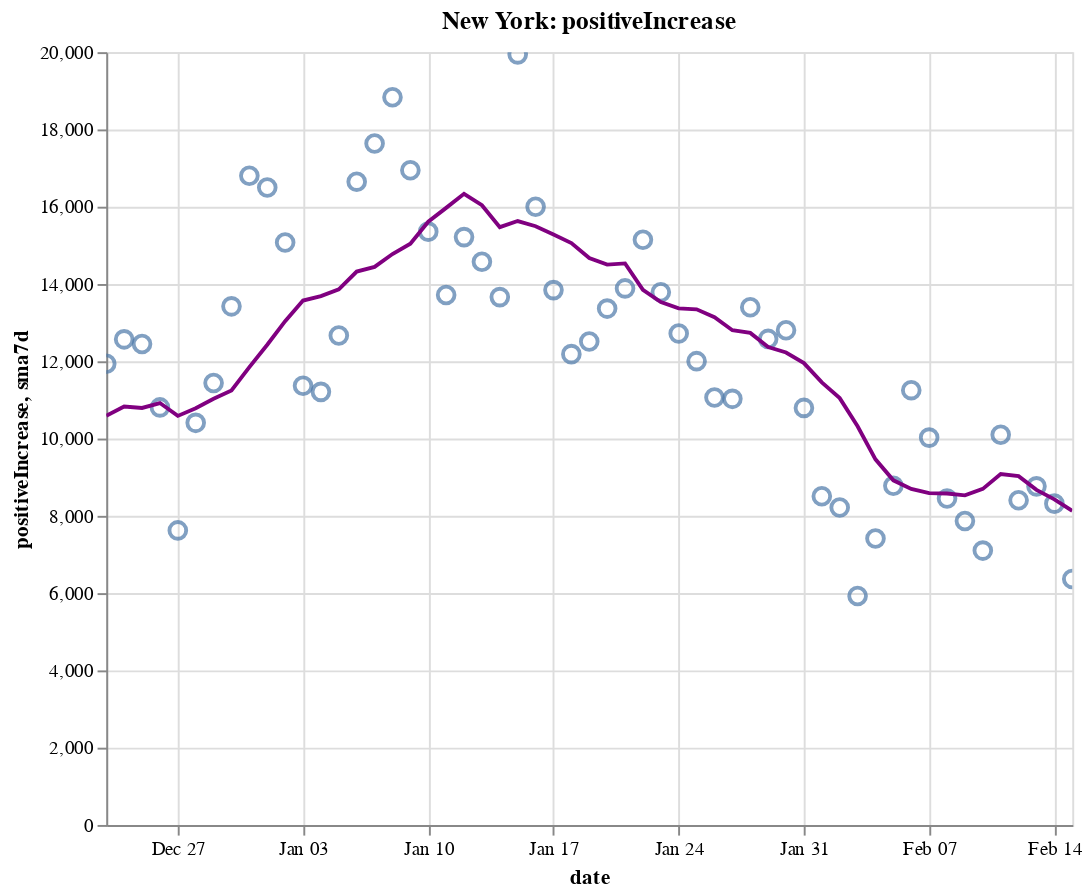

Notebook source saved alongside this figure:
### Code cell
create_plot(ny, 'positiveIncrease')

### Figure 1 — Vega-Lite specification as saved in the notebook (floating-point values rounded to 4 significant figures)
{"config": {"view": {"continuousWidth": 400, "continuousHeight": 300}}, "layer": [{"layer": [{"mark": {"type": "point", "size": 75}, "encoding": {"tooltip": [{"type": "temporal", "field": "date"}, {"type": "quantitative", "field": "positiveIncrease"}, {"type": "quantitative", "field": "sma7d"}], "x": {"type": "temporal", "field": "date"}, "y": {"type": "quantitative", "field": "positiveIncrease"}}, "selection": {"selector008": {"type": "interval", "bind": "scales", "encodings": ["x", "y"]}}}, {"mark": {"type": "line", "color": "purple"}, "encoding": {"x": {"type": "temporal", "field": "date"}, "y": {"type": "quantitative", "field": "sma7d"}}}]}, {"mark": {"type": "rule", "color": "#aaa"}, "encoding": {"x": {"type": "temporal", "field": "date"}}, "transform": [{"filter": {"selection": "selector007"}}]}, {"mark": "circle", "encoding": {"opacity": {"condition": {"value": 1, "selection": "selector007"}, "value": 0}, "tooltip": [{"type": "temporal", "field": "date"}, {"type": "quantitative", "field": "positiveIncrease"}, {"type": "quantitative", "field": "sma7d"}], "x": {"type": "temporal", "field": "date"}, "y": {"type": "quantitative", "field": "positiveIncrease"}}, "selection": {"selector007": {"type": "single", "encodings": ["x"], "on": "mouseover", "nearest": true, "empty": "none"}}}, {"mark": {"type": "text", "align": "left", "dx": 5, "dy": -5, "stroke": "white", "strokeWidth": 2}, "encoding": {"text": {"type": "quantitative", "field": "positiveIncrease"}, "tooltip": [{"type": "temporal", "field": "date"}, {"type": "quantitative", "field": "positiveIncrease"}, {"type": "quantitative", "field": "sma7d"}], "x": {"type": "temporal", "field": "date"}, "y": {"type": "quantitative", "field": "positiveIncrease"}}, "transform": [{"filter": {"selection": "selector007"}}]}, {"mark": {"type": "text", "align": "left", "dx": 5, "dy": -5}, "encoding": {"text": {"type": "quantitative", "field": "positiveIncrease"}, "tooltip": [{"type": "temporal", "field": "date"}, {"type": "quantitative", "field": "positiveIncrease"}, {"type": "quantitative", "field": "sma7d"}], "x": {"type": "temporal", "field": "date"}, "y": {"type": "quantitative", "field": "positiveIncrease"}}, "transform": [{"filter": {"selection": "selector007"}}]}], "data": {"name": "data-15cad49c8f435ae6b808834aaef2fd29"}, "height": 400, "title": "New York: positiveIncrease", "width": 500, "$schema": "https://vega.github.io/schema/vega-lite/v4.8.1.json", "datasets": {"data-15cad49c8f435ae6b808834aaef2fd29": [{"date": "2020-12-23T00:00:00", "totalTestResultsIncrease": 204400.0, "positiveIncrease": 11940.0, "death": 29020.0, "deathIncrease": 166.0, "positiveRate": 0.058, "state": "New York", "sma7d": 10590.0}, {"date": "2020-12-24T00:00:00", "totalTestResultsIncrease": 226300.0, "positiveIncrease": 12570.0, "death": 29150.0, "deathIncrease": 133.0, "positiveRate": 0.056, "state": "New York", "sma7d": 10830.0}, {"date": "2020-12-25T00:00:00", "totalTestResultsIncrease": 226600.0, "positiveIncrease": 12450.0, "death": 29270.0, "deathIncrease": 121.0, "positiveRate": 0.055, "state": "New York", "sma7d": 10790.0}, {"date": "2020-12-26T00:00:00", "totalTestResultsIncrease": 201400.0, "positiveIncrease": 10810.0, "death": 29400.0, "deathIncrease": 126.0, "positiveRate": 0.054, "state": "New York", "sma7d": 10920.0}, {"date": "2020-12-27T00:00:00", "totalTestResultsIncrease": 130300.0, "positiveIncrease": 7623.0, "death": 29510.0, "deathIncrease": 115.0, "positiveRate": 0.059, "state": "New York", "sma7d": 10590.0}, {"date": "2020-12-28T00:00:00", "totalTestResultsIncrease": 124900.0, "positiveIncrease": 10410.0, "death": 29630.0, "deathIncrease": 118.0, "positiveRate": 0.083, "state": "New York", "sma7d": 10790.0}, {"date": "2020-12-29T00:00:00", "totalTestResultsIncrease": 160200.0, "positiveIncrease": 11440.0, "death": 29760.0, "deathIncrease": 127.0, "positiveRate": 0.071, "state": "New York", "sma7d": 11030.0}, {"date": "2020-12-30T00:00:00", "totalTestResultsIncrease": 154900.0, "positiveIncrease": 13420.0, "death": 29900.0, "deathIncrease": 149.0, "positiveRate": 0.087, "state": "New York", "sma7d": 11240.0}, {"date": "2020-12-31T00:00:00", "totalTestResultsIncrease": 216600.0, "positiveIncrease": 16800.0, "death": 30040.0, "deathIncrease": 135.0, "positiveRate": 0.078, "state": "New York", "sma7d": 11850.0}, {"date": "2021-01-01T00:00:00", "totalTestResultsIncrease": 219300.0, "positiveIncrease": 16500.0, "death": 30210.0, "deathIncrease": 168.0, "positiveRate": 0.075, "state": "New York", "sma7d": 12430.0}, {"date": "2021-01-02T00:00:00", "totalTestResultsIncrease": 202400.0, "positiveIncrease": 15070.0, "death": 30340.0, "deathIncrease": 129.0, "positiveRate": 0.074, "state": "New York", "sma7d": 13040.0}, {"date": "2021-01-03T00:00:00", "totalTestResultsIncrease": 142300.0, "positiveIncrease": 11370.0, "death": 30480.0, "deathIncrease": 139.0, "positiveRate": 0.08, "state": "New York", "sma7d": 13570.0}, {"date": "2021-01-04T00:00:00", "totalTestResultsIncrease": 134400.0, "positiveIncrease": 11210.0, "death": 30650.0, "deathIncrease": 172.0, "positiveRate": 0.083, "state": "New York", "sma7d": 13690.0}, {"date": "2021-01-05T00:00:00", "totalTestResultsIncrease": 152400.0, "positiveIncrease": 12670.0, "death": 30800.0, "deathIncrease": 154.0, "positiveRate": 0.083, "state": "New York", "sma7d": 13860.0}, {"date": "2021-01-06T00:00:00", "totalTestResultsIncrease": 197800.0, "positiveIncrease": 16650.0, "death": 30960.0, "deathIncrease": 163.0, "positiveRate": 0.084, "state": "New York", "sma7d": 14320.0}, {"date": "2021-01-07T00:00:00", "totalTestResultsIncrease": 238600.0, "positiveIncrease": 17640.0, "death": 31160.0, "deathIncrease": 199.0, "positiveRate": 0.074, "state": "New York", "sma7d": 14440.0}, {"date": "2021-01-08T00:00:00", "totalTestResultsIncrease": 243900.0, "positiveIncrease": 18830.0, "death": 31330.0, "deathIncrease": 165.0, "positiveRate": 0.077, "state": "New York", "sma7d": 14780.0}, {"date": "2021-01-09T00:00:00", "totalTestResultsIncrease": 258000.0, "positiveIncrease": 16940.0, "death": 31520.0, "deathIncrease": 190.0, "positiveRate": 0.066, "state": "New York", "sma7d": 15040.0}, {"date": "2021-01-10T00:00:00", "totalTestResultsIncrease": 246800.0, "positiveIncrease": 15360.0, "death": 31670.0, "deathIncrease": 153.0, "positiveRate": 0.062, "state": "New York", "sma7d": 15610.0}, {"date": "2021-01-11T00:00:00", "totalTestResultsIncrease": 203900.0, "positiveIncrease": 13710.0, "death": 31840.0, "deathIncrease": 169.0, "positiveRate": 0.067, "state": "New York", "sma7d": 15970.0}, {"date": "2021-01-12T00:00:00", "totalTestResultsIncrease": 196700.0, "positiveIncrease": 15210.0, "death": 32010.0, "deathIncrease": 166.0, "positiveRate": 0.077, "state": "New York", "sma7d": 16330.0}, {"date": "2021-01-13T00:00:00", "totalTestResultsIncrease": 196900.0, "positiveIncrease": 14580.0, "death": 32180.0, "deathIncrease": 168.0, "positiveRate": 0.074, "state": "New York", "sma7d": 16040.0}, {"date": "2021-01-14T00:00:00", "totalTestResultsIncrease": 212600.0, "positiveIncrease": 13660.0, "death": 32380.0, "deathIncrease": 204.0, "positiveRate": 0.064, "state": "New York", "sma7d": 15470.0}, {"date": "2021-01-15T00:00:00", "totalTestResultsIncrease": 324700.0, "positiveIncrease": 19940.0, "death": 32570.0, "deathIncrease": 187.0, "positiveRate": 0.061, "state": "New York", "sma7d": 15630.0}, {"date": "2021-01-16T00:00:00", "totalTestResultsIncrease": 277300.0, "positiveIncrease": 16000.0, "death": 32720.0, "deathIncrease": 159.0, "positiveRate": 0.058, "state": "New York", "sma7d": 15490.0}, {"date": "2021-01-17T00:00:00", "totalTestResultsIncrease": 246500.0, "positiveIncrease": 13840.0, "death": 32900.0, "deathIncrease": 172.0, "positiveRate": 0.056, "state": "New York", "sma7d": 15280.0}, {"date": "2021-01-18T00:00:00", "totalTestResultsIncrease": 186200.0, "positiveIncrease": 12180.0, "death": 33050.0, "deathIncrease": 155.0, "positiveRate": 0.065, "state": "New York", "sma7d": 15060.0}, {"date": "2021-01-19T00:00:00", "totalTestResultsIncrease": 177300.0, "positiveIncrease": 12510.0, "death": 33220.0, "deathIncrease": 172.0, "positiveRate": 0.071, "state": "New York", "sma7d": 14670.0}, {"date": "2021-01-20T00:00:00", "totalTestResultsIncrease": 195400.0, "positiveIncrease": 13360.0, "death": 33420.0, "deathIncrease": 191.0, "positiveRate": 0.068, "state": "New York", "sma7d": 14500.0}, {"date": "2021-01-21T00:00:00", "totalTestResultsIncrease": 224600.0, "positiveIncrease": 13890.0, "death": 33590.0, "deathIncrease": 179.0, "positiveRate": 0.062, "state": "New York", "sma7d": 14530.0}, {"date": "2021-01-22T00:00:00", "totalTestResultsIncrease": 268000.0, "positiveIncrease": 15140.0, "death": 33760.0, "deathIncrease": 169.0, "positiveRate": 0.057, "state": "New York", "sma7d": 13850.0}, {"date": "2021-01-23T00:00:00", "totalTestResultsIncrease": 262100.0, "positiveIncrease": 13790.0, "death": 33910.0, "deathIncrease": 144.0, "positiveRate": 0.053, "state": "New York", "sma7d": 13530.0}, {"date": "2021-01-24T00:00:00", "totalTestResultsIncrease": 250000.0, "positiveIncrease": 12720.0, "death": 34070.0, "deathIncrease": 162.0, "positiveRate": 0.051, "state": "New York", "sma7d": 13370.0}, {"date": "2021-01-25T00:00:00", "totalTestResultsIncrease": 219500.0, "positiveIncrease": 12000.0, "death": 34240.0, "deathIncrease": 173.0, "positiveRate": 0.055, "state": "New York", "sma7d": 13340.0}, {"date": "2021-01-26T00:00:00", "totalTestResultsIncrease": 162900.0, "positiveIncrease": 11060.0, "death": 34410.0, "deathIncrease": 165.0, "positiveRate": 0.068, "state": "New York", "sma7d": 13140.0}, {"date": "2021-01-27T00:00:00", "totalTestResultsIncrease": 202700.0, "positiveIncrease": 11030.0, "death": 34580.0, "deathIncrease": 172.0, "positiveRate": 0.054, "state": "New York", "sma7d": 12800.0}, {"date": "2021-01-28T00:00:00", "totalTestResultsIncrease": 250700.0, "positiveIncrease": 13400.0, "death": 34740.0, "deathIncrease": 163.0, "positiveRate": 0.053, "state": "New York", "sma7d": 12730.0}, {"date": "2021-01-29T00:00:00", "totalTestResultsIncrease": 270500.0, "positiveIncrease": 12580.0, "death": 34890.0, "deathIncrease": 151.0, "positiveRate": 0.046, "state": "New York", "sma7d": 12370.0}, {"date": "2021-01-30T00:00:00", "totalTestResultsIncrease": 269400.0, "positiveIncrease": 12800.0, "death": 35040.0, "deathIncrease": 143.0, "positiveRate": 0.048, "state": "New York", "sma7d": 12230.0}, {"date": "2021-01-31T00:00:00", "totalTestResultsIncrease": 243100.0, "positiveIncrease": 10790.0, "death": 35180.0, "deathIncrease": 142.0, "positiveRate": 0.044, "state": "New York", "sma7d": 11950.0}, {"date": "2021-02-01T00:00:00", "totalTestResultsIncrease": 175000.0, "positiveIncrease": 8508.0, "death": 35320.0, "deathIncrease": 141.0, "positiveRate": 0.049, "state": "New York", "sma7d": 11450.0}, {"date": "2021-02-02T00:00:00", "totalTestResultsIncrease": 150200.0, "positiveIncrease": 8215.0, "death": 35470.0, "deathIncrease": 147.0, "positiveRate": 0.055, "state": "New York", "sma7d": 11050.0}, {"date": "2021-02-03T00:00:00", "totalTestResultsIncrease": 126500.0, "positiveIncrease": 5925.0, "death": 35630.0, "deathIncrease": 165.0, "positiveRate": 0.047, "state": "New York", "sma7d": 10320.0}, {"date": "2021-02-04T00:00:00", "totalTestResultsIncrease": 169200.0, "positiveIncrease": 7414.0, "death": 35770.0, "deathIncrease": 136.0, "positiveRate": 0.044, "state": "New York", "sma7d": 9463.0}, {"date": "2021-02-05T00:00:00", "totalTestResultsIncrease": 203600.0, "positiveIncrease": 8777.0, "death": 35920.0, "deathIncrease": 153.0, "positiveRate": 0.043, "state": "New York", "sma7d": 8919.0}, {"date": "2021-02-06T00:00:00", "totalTestResultsIncrease": 261300.0, "positiveIncrease": 11250.0, "death": 36080.0, "deathIncrease": 159.0, "positiveRate": 0.043, "state": "New York", "sma7d": 8698.0}, {"date": "2021-02-07T00:00:00", "totalTestResultsIncrease": 250900.0, "positiveIncrease": 10020.0, "death": 36220.0, "deathIncrease": 145.0, "positiveRate": 0.04, "state": "New York", "sma7d": 8588.0}, {"date": "2021-02-08T00:00:00", "totalTestResultsIncrease": 197200.0, "positiveIncrease": 8448.0, "death": 36340.0, "deathIncrease": 115.0, "positiveRate": 0.043, "state": "New York", "sma7d": 8579.0}, {"date": "2021-02-09T00:00:00", "totalTestResultsIncrease": 153600.0, "positiveIncrease": 7866.0, "death": 36480.0, "deathIncrease": 142.0, "positiveRate": 0.051, "state": "New York", "sma7d": 8530.0}, {"date": "2021-02-10T00:00:00", "totalTestResultsIncrease": 176800.0, "positiveIncrease": 7101.0, "death": 36620.0, "deathIncrease": 138.0, "positiveRate": 0.04, "state": "New York", "sma7d": 8698.0}, {"date": "2021-02-11T00:00:00", "totalTestResultsIncrease": 285500.0, "positiveIncrease": 10100.0, "death": 36740.0, "deathIncrease": 124.0, "positiveRate": 0.035, "state": "New York", "sma7d": 9081.0}, {"date": "2021-02-12T00:00:00", "totalTestResultsIncrease": 237100.0, "positiveIncrease": 8404.0, "death": 36880.0, "deathIncrease": 139.0, "positiveRate": 0.035, "state": "New York", "sma7d": 9028.0}, {"date": "2021-02-13T00:00:00", "totalTestResultsIncrease": 253600.0, "positiveIncrease": 8763.0, "death": 37010.0, "deathIncrease": 127.0, "positiveRate": 0.035, "state": "New York", "sma7d": 8672.0}, {"date": "2021-02-14T00:00:00", "totalTestResultsIncrease": 234700.0, "positiveIncrease": 8316.0, "death": 37120.0, "deathIncrease": 109.0, "positiveRate": 0.035, "state": "New York", "sma7d": 8428.0}, {"date": "2021-02-15T00:00:00", "totalTestResultsIncrease": 180500.0, "positiveIncrease": 6365.0, "death": 37220.0, "deathIncrease": 103.0, "positiveRate": 0.035, "state": "New York", "sma7d": 8131.0}]}}
